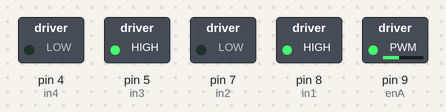
Recording of a sketch running on a simulated Arduino Uno, built with avr-gcc and run on an emulated ATmega328P. Parts: switched loads named in the sketch (green lamp = pin HIGH). Pins used as bus, display or sensor lines are not drawn.

Above: at 0.05 s.
At 4.0 s:
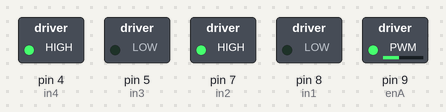
At 6.05 s:
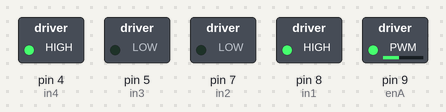
At 7.95 s:
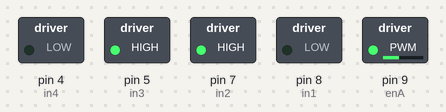
Timing chart, 0 to 9.2 s (numbered marks = the images above):
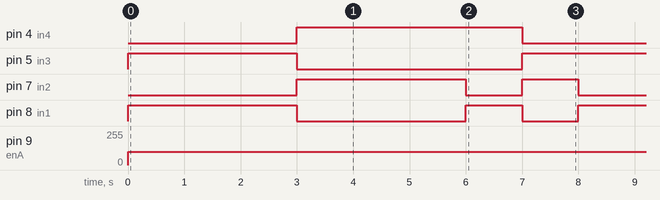

Measured:
- by itself, pin 4 (in4): alternates HIGH for 4.0 s and LOW for 4.0 s
- by itself, pin 5 (in3): repeats every 8.0 s: LOW 4.0 s, HIGH 4.0 s
- by itself, pin 7 (in2): repeats every 8.0 s: LOW 1.0 s, HIGH 1.0 s, LOW 3.0 s, HIGH 3.0 s
- by itself, pin 8 (in1): repeats every 8.0 s: LOW 3.0 s, HIGH 1.0 s, LOW 1.0 s, HIGH 3.0 s
- by itself, pin 9 (enA): 0/255 → 100/255 at 0.00 s

The sketch:

Robot.ino
```cpp
//Ultrasonic Senosr Interfacing
int trigPin = 2;
int echoPin = 3;

// Motor A connections
int enA = 9;
int in1 = 8;
int in2 = 7;
// Motor B connections
int enB = 3;
int in3 = 5;
int in4 = 4;

// Speed control
int speed = 100;

void setup() {
  // Set all the motor control pins to outputs
  pinMode(enA, OUTPUT);
  pinMode(enB, OUTPUT);
  pinMode(in1, OUTPUT);
  pinMode(in2, OUTPUT);
  pinMode(in3, OUTPUT);
  pinMode(in4, OUTPUT);

  // Turn off motors - Initial state
  digitalWrite(in1, LOW);
  digitalWrite(in2, LOW);
  digitalWrite(in3, LOW);
  digitalWrite(in4, LOW);

  // Ultrasonic Trig, Echo
  pinMode(trigPin, OUTPUT);
  pinMode(echoPin, INPUT);
}

int ultrasonic()
{
  long duration, distance;
  digitalWrite(trigPin, LOW);
  delayMicroseconds(2);
  digitalWrite(trigPin, HIGH);
  delayMicroseconds(10);
  digitalWrite(trigPin, LOW);

  duration = pulseIn(echoPin, HIGH);
  distance = (duration/2)/29.1;
  Serial.print("Distance: ");
  Serial.print(distance);
  return distance;
}

void forward()
{
  // For PWM maximum possible values are 0 to 255
  analogWrite(enA, speed);
  analogWrite(enB, speed);

  // Turn on motor A & B
  digitalWrite(in1, HIGH);
  digitalWrite(in2, LOW);
  digitalWrite(in3, HIGH);
  digitalWrite(in4, LOW);
  delay(2000);

}

void reverse()
{
  digitalWrite(in1, LOW);
  digitalWrite(in2, HIGH);
  digitalWrite(in3, LOW);
  digitalWrite(in4, HIGH);
  delay(2000);
}

void leftTurn()
{
  digitalWrite(in1, HIGH);
  digitalWrite(in2, LOW);
  digitalWrite(in3, LOW);
  digitalWrite(in4, HIGH);
}

void rightTurn()
{
  digitalWrite(in1, LOW);
  digitalWrite(in2, HIGH);
  digitalWrite(in3, HIGH);
  digitalWrite(in4, LOW);
}

// This function lets you control spinning direction of motors
void directionControl() {
  // Set motors to maximum speed
  // For PWM maximum possible values are 0 to 255
  analogWrite(enA, 255);
  analogWrite(enB, 255);

  // Turn on motor A & B
  digitalWrite(in1, HIGH);
  digitalWrite(in2, LOW);
  digitalWrite(in3, HIGH);
  digitalWrite(in4, LOW);
  delay(2000);

  // Now change motor directions
  digitalWrite(in1, LOW);
  digitalWrite(in2, HIGH);
  digitalWrite(in3, LOW);
  digitalWrite(in4, HIGH);
  delay(2000);

  // Turn off motors
  digitalWrite(in1, LOW);
  digitalWrite(in2, LOW);
  digitalWrite(in3, LOW);
  digitalWrite(in4, LOW);
}

// This function lets you control speed of the motors
void speedControl() {
  // Turn on motors
  digitalWrite(in1, LOW);
  digitalWrite(in2, HIGH);
  digitalWrite(in3, LOW);
  digitalWrite(in4, HIGH);

  // Accelerate from zero to maximum speed
  for (int i = 0; i < 256; i++) {
    analogWrite(enA, i);
    analogWrite(enB, i);
    delay(20);
  }

  // Decelerate from maximum speed to zero
  for (int i = 255; i >= 0; --i) {
    analogWrite(enA, i);
    analogWrite(enB, i);
    delay(20);
  }

  // Now turn off motors
  digitalWrite(in1, LOW);
  digitalWrite(in2, LOW);
  digitalWrite(in3, LOW);
  digitalWrite(in4, LOW);
}


void loop() {
  //directionControl();
  forward();
  delay(1000);
  reverse();
  delay(1000);
  leftTurn();
  delay(1000);
  rightTurn();
  delay(1000);
  //speedControl();
  //delay(1000);
}
```
